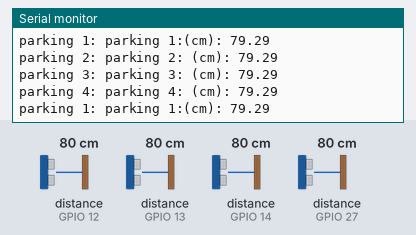
Recording of a sketch running on a simulated ESP32. Shown: the last lines printed to the serial monitor. Wiring (inferred from the names in the program): 4 × ultrasonic range finder: trigger GPIO 25, echo GPIO 13 / trigger GPIO 32, echo GPIO 12 / trigger GPIO 34, echo GPIO 27 / trigger GPIO 35, echo GPIO 14. Inputs (shaded band) come from the test bench; at power-on: distance to the obstacle (sensors on GPIO 12, GPIO 13, GPIO 14, GPIO 27) 80 cm. The echo pulse lasts 58.3 µs per cm.

Above: at 4.8 s.
4.9 s: distance to the obstacle (sensor on GPIO 12) set to 2 cm
At 5.5 s:
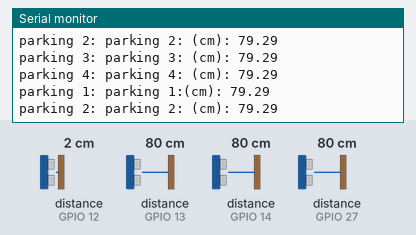
9.9 s: distance to the obstacle (sensor on GPIO 13) set to 2 cm
At 10.9 s:
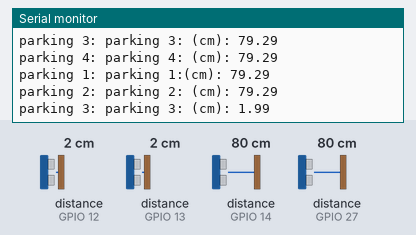
14.9 s: distance to the obstacle (sensor on GPIO 14) set to 2 cm
At 15.4 s:
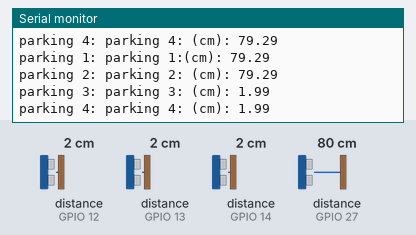
19.9 s: distance to the obstacle (sensor on GPIO 27) set to 2 cm
At 20.8 s:
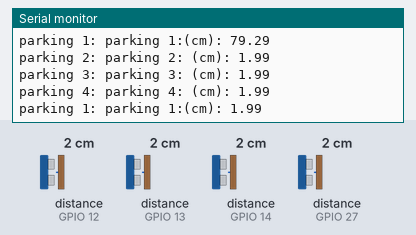
24.9 s: distance to the obstacle (sensor on GPIO 12) set to 4 cm
At 25.9 s:
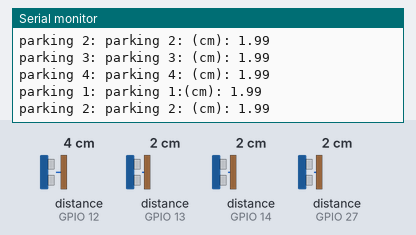
29.9 s: distance to the obstacle (sensor on GPIO 13) set to 4 cm
At 30.9 s:
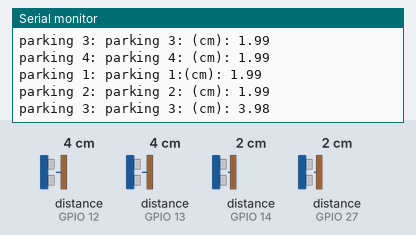
Timing chart, 0 to 32.9 s (numbered marks = the images above; inputs shaded):
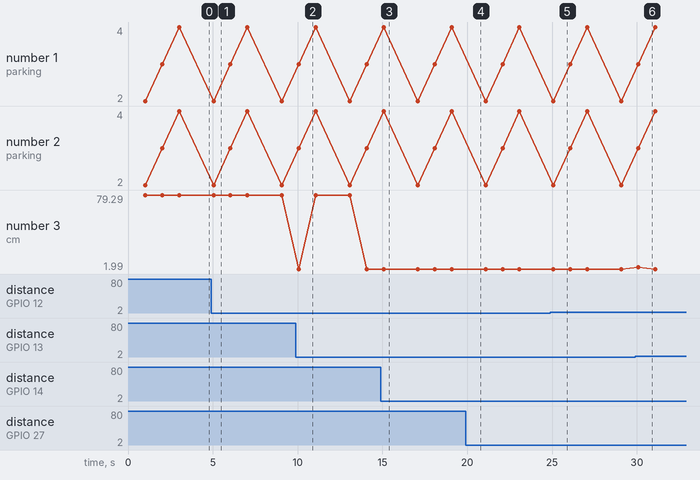

The sketch:

ultrasonic.ino
```cpp
// (licence header left out)
const int trigPin1 = 34;
const int echoPin1 = 27;

const int trigPin2 = 35;
const int echoPin2 = 14;

const int trigPin3 = 32;
const int echoPin3 = 12;

const int trigPin4 = 25;
const int echoPin4 = 13;

//define sound speed in cm/uS
#define SOUND_SPEED 0.034
#define CM_TO_INCH 0.393701

 //parking1
long duration1;
float distanceCm1;
float distanceInch1;

 //parking2

long duration2;
float distanceCm2;
float distanceInch2;

 //parking3

long duration3;
float distanceCm3;
float distanceInch3;

 //parking4

long duration4;
float distanceCm4;
float distanceInch4;

void setup() {

  Serial.begin(115200); // Starts the serial communication
   //parking1
  pinMode(trigPin1, OUTPUT); // Sets the trigPin as an Output
  pinMode(echoPin1, INPUT); // Sets the echoPin as an Input

   //parking2
   pinMode(trigPin2, OUTPUT); // Sets the trigPin as an Output
  pinMode(echoPin2, INPUT); // Sets the echoPin as an Input

   //parking3
    pinMode(trigPin3, OUTPUT); // Sets the trigPin as an Output
  pinMode(echoPin3, INPUT); // Sets the echoPin as an Input

   //parking4
   pinMode(trigPin4, OUTPUT); // Sets the trigPin as an Output
  pinMode(echoPin4, INPUT); // Sets the echoPin as an Input
}

void loop() {

  //parking1
  // Clears the trigPin
  digitalWrite(trigPin1, LOW);
  delayMicroseconds(2);
  // Sets the trigPin on HIGH state for 10 micro seconds
  digitalWrite(trigPin1, HIGH);
  delayMicroseconds(10);
  digitalWrite(trigPin1, LOW);

  // Reads the echoPin, returns the sound wave travel time in microseconds
  duration1 = pulseIn(echoPin1, HIGH);

  // Calculate the distance
  distanceCm1 = duration1 * SOUND_SPEED/2;

  // Convert to inches
  distanceInch1 = distanceCm1 * CM_TO_INCH;

 //parking2

// Clears the trigPin
  digitalWrite(trigPin2, LOW);
  delayMicroseconds(2);
  // Sets the trigPin on HIGH state for 10 micro seconds
  digitalWrite(trigPin2, HIGH);
  delayMicroseconds(10);
  digitalWrite(trigPin2, LOW);

  // Reads the echoPin, returns the sound wave travel time in microseconds
  duration2 = pulseIn(echoPin2, HIGH);

  // Calculate the distance
  distanceCm2 = duration2 * SOUND_SPEED/2;

  // Convert to inches
  distanceInch2 = distanceCm2 * CM_TO_INCH;


   //parking3

// Clears the trigPin
  digitalWrite(trigPin3, LOW);
  delayMicroseconds(2);
  // Sets the trigPin on HIGH state for 10 micro seconds
  digitalWrite(trigPin3, HIGH);
  delayMicroseconds(10);
  digitalWrite(trigPin3, LOW);

  // Reads the echoPin, returns the sound wave travel time in microseconds
  duration3 = pulseIn(echoPin3, HIGH);

  // Calculate the distance
  distanceCm3 = duration3 * SOUND_SPEED/2;

  // Convert to inches
  distanceInch3 = distanceCm3 * CM_TO_INCH;

 //parking4

// Clears the trigPin
  digitalWrite(trigPin4, LOW);
  delayMicroseconds(2);
  // Sets the trigPin on HIGH state for 10 micro seconds
  digitalWrite(trigPin4, HIGH);
  delayMicroseconds(10);
  digitalWrite(trigPin4, LOW);

  // Reads the echoPin, returns the sound wave travel time in microseconds
  duration4 = pulseIn(echoPin4, HIGH);

  // Calculate the distance
  distanceCm4 = duration4 * SOUND_SPEED/2;

  // Convert to inches
  distanceInch4 = distanceCm4 * CM_TO_INCH;


  //parking1-result
  Serial.print("parking 1: ");
  // Prints the distance in the Serial Monitor
  Serial.print("parking 1:(cm): ");
  Serial.println(distanceCm1);
  //Serial.print("Distance (inch): ");
  //Serial.println(distanceInch);

  delay(1000);

//parking2-result
  Serial.print("parking 2: ");
  // Prints the distance in the Serial Monitor
  Serial.print("parking 2: (cm): ");
  Serial.println(distanceCm2);
  //Serial.print("Distance (inch): ");
  //Serial.println(distanceInch);

  delay(1000);

  //parking3-result
  Serial.print("parking 3: ");
  // Prints the distance in the Serial Monitor
  Serial.print("parking 3: (cm): ");
  Serial.println(distanceCm3);
  //Serial.print("Distance (inch): ");
  //Serial.println(distanceInch);

  delay(1000);

  //parking4-result
  Serial.print("parking 4: ");
  // Prints the distance in the Serial Monitor
  Serial.print("parking 4: (cm): ");
  Serial.println(distanceCm4);
  //Serial.print("Distance (inch): ");
  //Serial.println(distanceInch);

  delay(1000);


}
```

Measured:
- after the input at 19.9 s, the serial monitor: prints a new line after 0.18 s (image 4)
